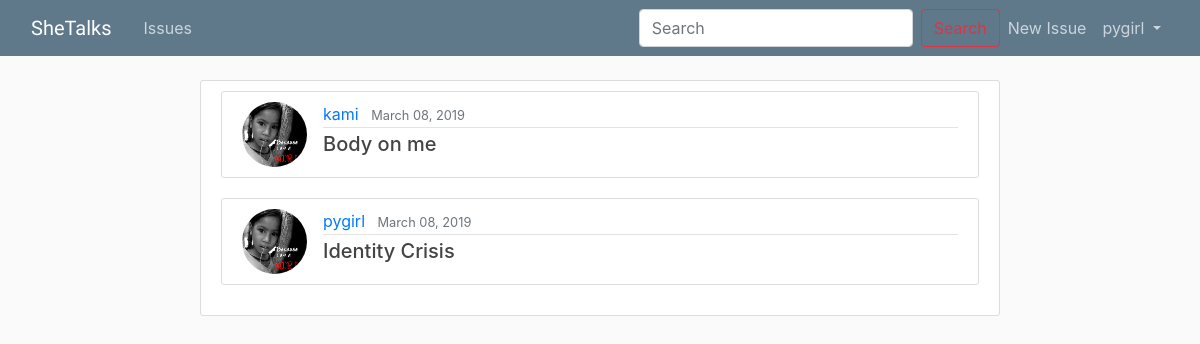
The app's page /home/ (signed in) with its own data.
### girlapp/models.py (models this page shows, shortened)
class Issue(models.Model):
    title = models.CharField(max_length=30)
    content = models.TextField()
    created = models.DateTimeField(default=timezone.now)
    user = models.ForeignKey(User, on_delete=models.CASCADE)

### usersapp/models.py (models this page shows, shortened)
class Profile(models.Model):
    user = models.OneToOneField(User, on_delete=models.CASCADE)
    image = models.ImageField(default='default.jpg', upload_to='profile_pics')
    bio = models.CharField(max_length=100)

### girlapp/views.py (the view)
# urls.py: path('home/', IssueListView.as_view(), name='girlapp-index'),
class IssueListView(LoginRequiredMixin, ListView):
	model = Issue
	template_name = 'girlapp/index.html'
	context_object_name = 'issues'
	ordering = ['-created']
	paginate_by = 2

### girlapp/templates/girlapp/index.html (shortened to what this page needs)
{% extends 'girlapp/base.html' %}
{% block body %}
<div class="row">
    <div class="col-sm-2"></div>
{% if issues %}
    <div class="col-sm-8 content-section">
    {% for issue in issues %}
        <article class="media content-section">
        <img class="rounded-circle article-img" src="{{ issue.user.profile.image.url }}" alt="">
          <div class="media-body">
            <div class="article-metadata">
              <a class="mr-2" href="{% url 'girlapp:user-issues' issue.user.username %}">{{ issue.user }}</a>
              <small class="text-muted">{{ issue.created|date:"F d, Y" }}</small>
            </div>
            <h5><a class="article-title" href="{% url 'girlapp:issue-detail' issue.id %}"> {{ issue.title }}</a></h5>
          </div>
        </article>
    {% endfor %}
    {% else %}
 <div class="alert alert-info"><h4 class="text text-center">No Issues:</h4></div>
{% endif %}
</div>
</div>
{% endblock %}

### girlapp/templates/girlapp/base.html (shortened to what this page needs)
{% load static %}
<html lang="en">
<head>
    <link rel="stylesheet" href="https://maxcdn.bootstrapcdn.com/bootstrap/4.0.0/css/bootstrap.min.css">
    <link rel="stylesheet" type="text/css" href="{% static 'girlapp/css/main.css' %}">
</head>
<body>
<header class="site-header">
    <nav class="navbar navbar-expand-md navbar-dark bg-steel fixed-top">
        <div class="container-fluid">
            <a class="navbar-brand mr-4" href="{% url 'girlapp:girlapp-home' %}" style="font-family: 'Satisfy', cursive;">SheTalks</a>
            <div class="collapse navbar-collapse" id="navbarToggle">
                <div class="navbar-nav mr-auto">
                    <a class="nav-item nav-link" href="{% url 'girlapp:girlapp-index' %}">Issues</a>
            </div>
                <div class="navbar-nav navbar-right">
    <form class="form-inline my-2 my-lg-0">
      <input class="form-control mr-sm-2" type="search" placeholder="Search" aria-label="Search">
      <button class="btn btn-outline-danger my-2 my-sm-0" type="submit">Search</button>
    </form>
                    {% if user.is_authenticated %}
                <a class="nav-item nav-link" href="{% url 'girlapp:issue-create' %}">New Issue</a>
            <ul class="navbar-nav ml-auto">
            <li class="nav-item">
              <a class="nav-link dropdown-toggle" href="#" id="userMenu" data-toggle="dropdown" aria-haspopup="true" aria-expanded="false">
                  {{ request.user.username }}
              </a>
            </li>
          </ul>
                    {% else %}
                    <a class="nav-item nav-link" href="{% url 'login' %}">Login</a>
                    <a class="nav-item nav-link" href="{% url 'register' %}">Sign Up</a>
                    {% endif %}
                </div>
            </div>
        </div>
    </nav>
</header>
<div class="container-fluid">
    <div class="row">
           <div class="col-md-12">
            {% block body %}
            {% endblock %}
        </div>
    </div>
</div>
</body>
</html>

### girlapp/static/girlapp/css/main.css (style rules this page uses)
body { background: #fafafa; color: #333333; margin-top: 5rem; }
h1, h2, h3, h4, h5, h6 { color: #444444; }
ul { margin: 0; }
.bg-steel { background-color: #5f788a; }
.site-header .navbar-nav .nav-link { color: #cbd5db; }
.content-section { background: #ffffff; padding: 10px 20px; border: 1px solid #dddddd; border-radius: 3px; margin-bottom: 20px; }
.article-title { color: #444444; }
.article-img { height: 65px; width: 65px; margin-right: 16px; }
.article-metadata { padding-bottom: 1px; margin-bottom: 4px; border-bottom: 1px solid #e3e3e3 }
.navbar-brand { font-family: 'Satisfy', cursive; }

### records on screen
Issue: user.profile.image (placeholder picture), user "kami", created "March 08, 2019", title "Body on me"
Issue: user.profile.image (placeholder picture), user "pygirl", created "March 08, 2019", title "Identity Crisis"

### other values on screen
{{ request.user.username }} "pygirl"
